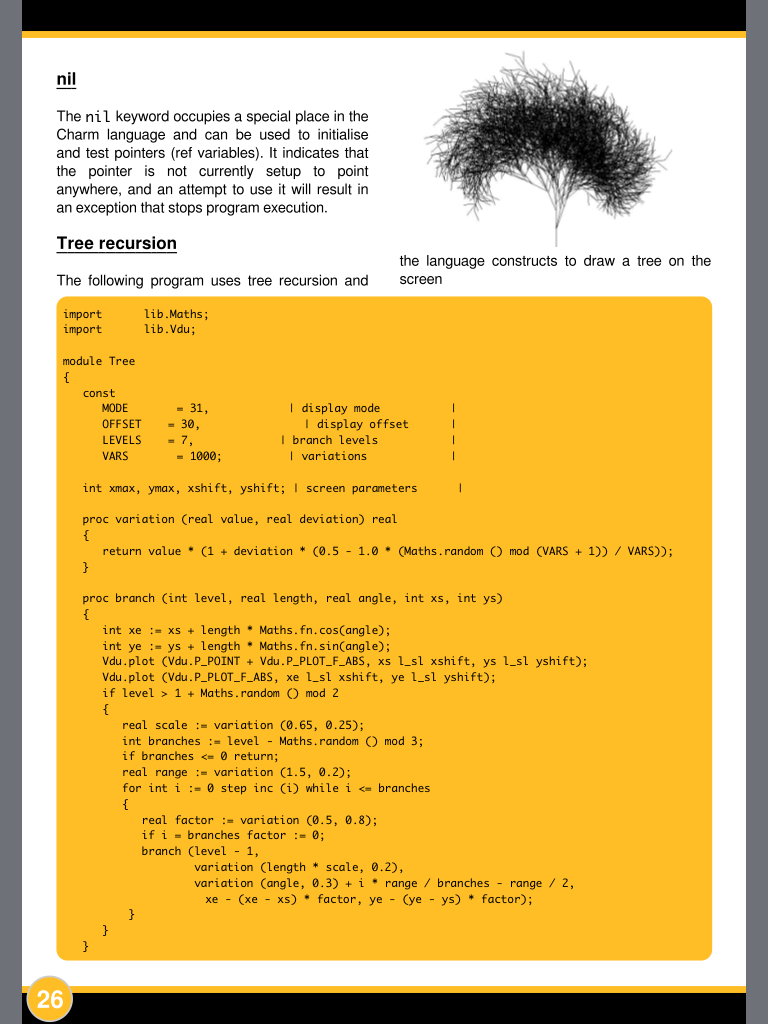
#> input picture tree-gen/photo_1.PNG, 768 x 1024 px
$ python imedge.py ../../tree-gen/photo_1.PNG   (older library calls are emulated)
#> lines starting #> are read from the running program, lines starting #| are printed output that depends on the picture
#!/usr/bin/env python
# Compute edge score from given image

import argparse
from os.path import exists, basename
from matplotlib.image import imread
import cv2
import numpy as np


# Convert point-spread function to optical transfer function
def psf2otf(psf, outSize=None):
    # Prepare psf for conversion
    data = prepare_psf(psf, outSize)

    # Compute the OTF
    otf = np.fft.fftn(data)

    return np.complex64(otf)


def prepare_psf(psf, outSize=None, dtype=None):
    if not dtype:
        dtype = np.float32

    psf = np.float32(psf)

    # Determine PSF / OTF shapes
    psfSize = np.int32(psf.shape)
    if not outSize:
        outSize = psfSize
    outSize = np.int32(outSize)

    # Pad the PSF to outSize
    new_psf = np.zeros(outSize, dtype=dtype)
    new_psf[:psfSize[0], :psfSize[1]] = psf[:, :]
    psf = new_psf

    # Circularly shift the OTF so that PSF center is at (0,0)
    shift = -(psfSize / 2)
    psf = circshift(psf, shift)

    return psf


# Circularly shift array
def circshift(A, shift):
    # print(type(shift.size), shift.size)
    for i in range(shift.size):
        # [4 lines of commented-out code are left out]
        A = np.roll(A, np.round(shift[i]).astype(np.int32), axis=i)
    return A


def l0_smoothing(image_r, kappa=2.0, _lambda=2e-2):
    # Read image I
#> called with image_r = '../../tree-gen/photo_1.PNG', kappa = 2, _lambda = 0.01
    image = cv2.imread(image_r)
#> image is the input picture: shape (1024, 768, 3); mean B, G, R 102, 186, 221.8
    # Validate image format
    N, M, D = np.int32(image.shape)
#> N = 1024; M = 768; D = 3
    assert D == 3, "Error: input must be 3-channel RGB image"
    print("Processing %d x %d RGB image" % (M, N))
#| Processing 768 x 1024 RGB image

    # Initialize S as I
    S = np.float32(image) / 256

    # Compute image OTF
    size_2D = [N, M]
#> size_2D = [1024, 768]
    fx = np.int32([[1, -1]])
    fy = np.int32([[1], [-1]])
    otfFx = psf2otf(fx, size_2D)
    otfFy = psf2otf(fy, size_2D)

    # Compute F(I)
    FI = np.complex64(np.zeros((N, M, D)))
    FI[:, :, 0] = np.fft.fft2(S[:, :, 0])
    FI[:, :, 1] = np.fft.fft2(S[:, :, 1])
    FI[:, :, 2] = np.fft.fft2(S[:, :, 2])

    # Compute MTF
    MTF = np.power(np.abs(otfFx), 2) + np.power(np.abs(otfFy), 2)
    MTF = np.tile(MTF[:, :, np.newaxis], (1, 1, D))

    # Initialize buffers
    h = np.float32(np.zeros((N, M, D)))
    v = np.float32(np.zeros((N, M, D)))
    dxhp = np.float32(np.zeros((N, M, D)))
    dyvp = np.float32(np.zeros((N, M, D)))
    FS = np.complex64(np.zeros((N, M, D)))

    # Iteration settings
    beta_max = 1e5;
    beta = 2 * _lambda
    iteration = 0

    # Iterate until desired convergence in similarity
    while beta < beta_max:
        # if verbose:
        print("ITERATION %i" % iteration)

        ### Step 1: estimate (h, v) subproblem

        # subproblem 1 start time
        # s_time = time.time()

        # compute dxSp
        h[:, 0:M - 1, :] = np.diff(S, 1, 1)
        h[:, M - 1:M, :] = S[:, 0:1, :] - S[:, M - 1:M, :]

        # compute dySp
        v[0:N - 1, :, :] = np.diff(S, 1, 0)
        v[N - 1:N, :, :] = S[0:1, :, :] - S[N - 1:N, :, :]

        # compute minimum energy E = dxSp^2 + dySp^2 <= _lambda/beta
        t = np.sum(np.power(h, 2) + np.power(v, 2), axis=2) < _lambda / beta
        t = np.tile(t[:, :, np.newaxis], (1, 1, 3))

        # compute piecewise solution for hp, vp
        h[t] = 0
        v[t] = 0

        # [13 lines of commented-out code are left out]
        dxhp[:, 0:1, :] = h[:, M - 1:M, :] - h[:, 0:1, :]
        dxhp[:, 1:M, :] = -(np.diff(h, 1, 1))
        dyvp[0:1, :, :] = v[N - 1:N, :, :] - v[0:1, :, :]
        dyvp[1:N, :, :] = -(np.diff(v, 1, 0))
        normin = dxhp + dyvp

        # fft_s = time.time()
        FS[:, :, 0] = np.fft.fft2(normin[:, :, 0])
        FS[:, :, 1] = np.fft.fft2(normin[:, :, 1])
        FS[:, :, 2] = np.fft.fft2(normin[:, :, 2])
        # fft_e = time.time()
        # step_2_fft += fft_e - fft_s

        # solve for S + 1 in Fourier domain
        denorm = 1 + beta * MTF;
        FS[:, :, :] = (FI + beta * FS) / denorm

        # inverse FFT to compute S + 1
        # fft_s = time.time()
        S[:, :, 0] = np.float32((np.fft.ifft2(FS[:, :, 0])).real)
        S[:, :, 1] = np.float32((np.fft.ifft2(FS[:, :, 1])).real)
        S[:, :, 2] = np.float32((np.fft.ifft2(FS[:, :, 2])).real)
        # [12 lines of commented-out code are left out]
        beta *= kappa
        iteration += 1
#> this loop made 23 passes
#> pass 1, in l0_smoothing, `t = np.sum(np.power(h, 2) + np.power(v, 2), axis=2) < _lambda / beta`:
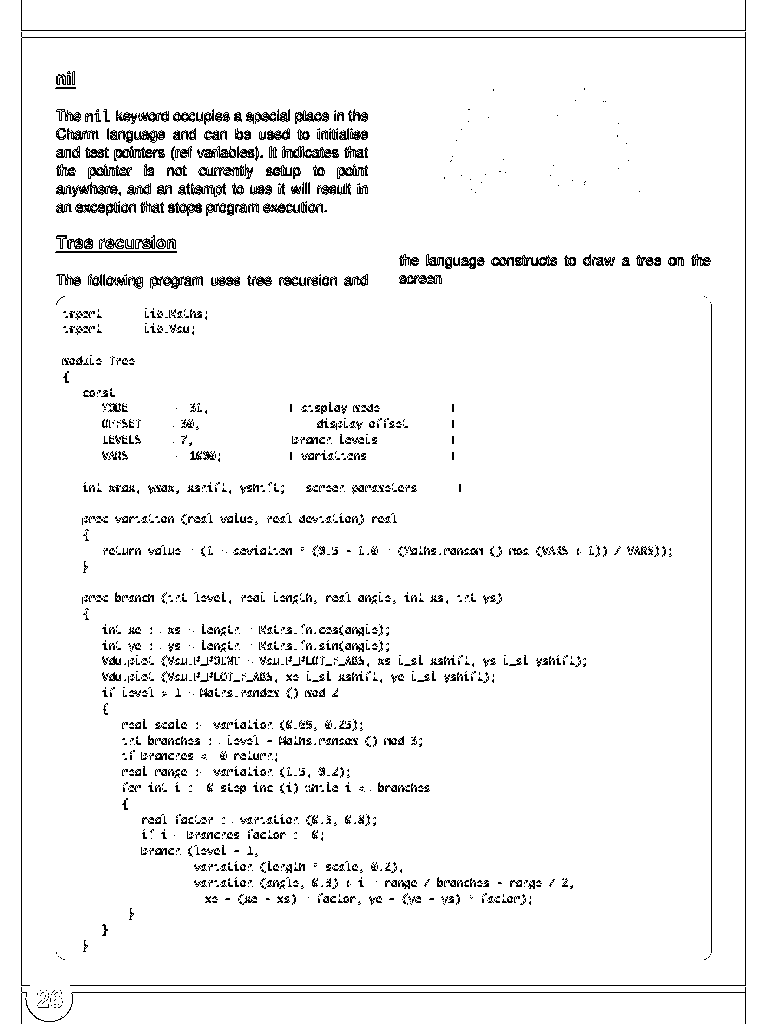
#> t: shape (1024, 768) bool; 95.3% white; black in thin lines or dots
#> after the loop:
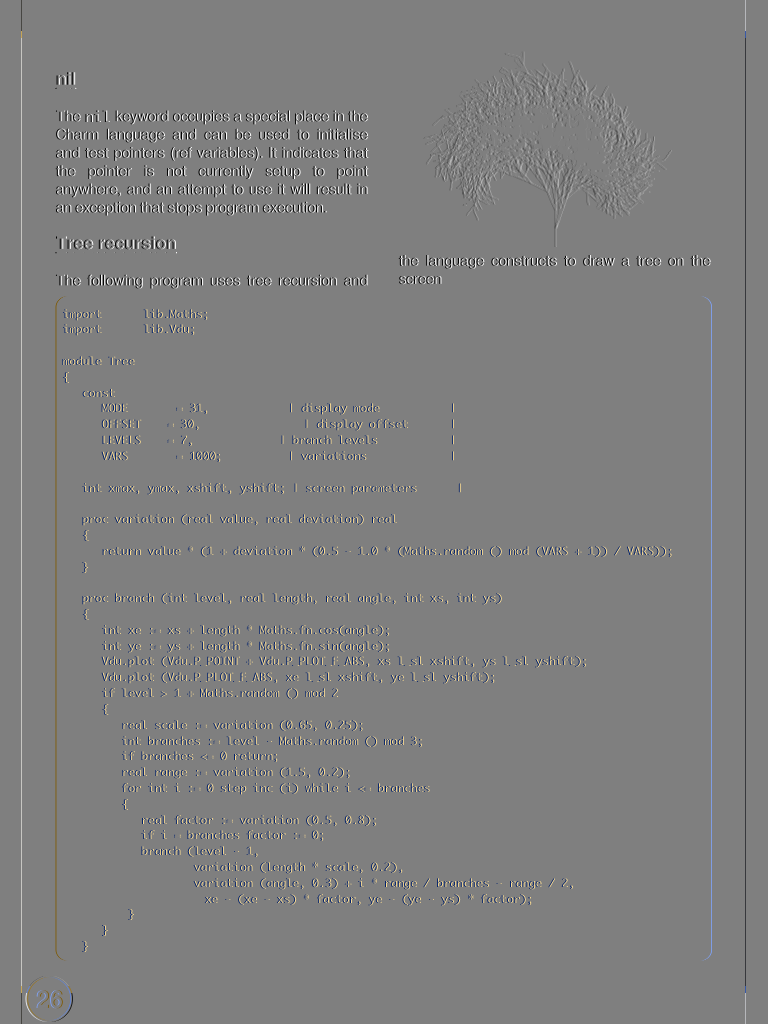
#> h: shape (1024, 768, 3) float32; mean B, G, R -3.68e-05, -1.25e-05, -1.05e-06; drawn with min black and max white
#> after the loop:
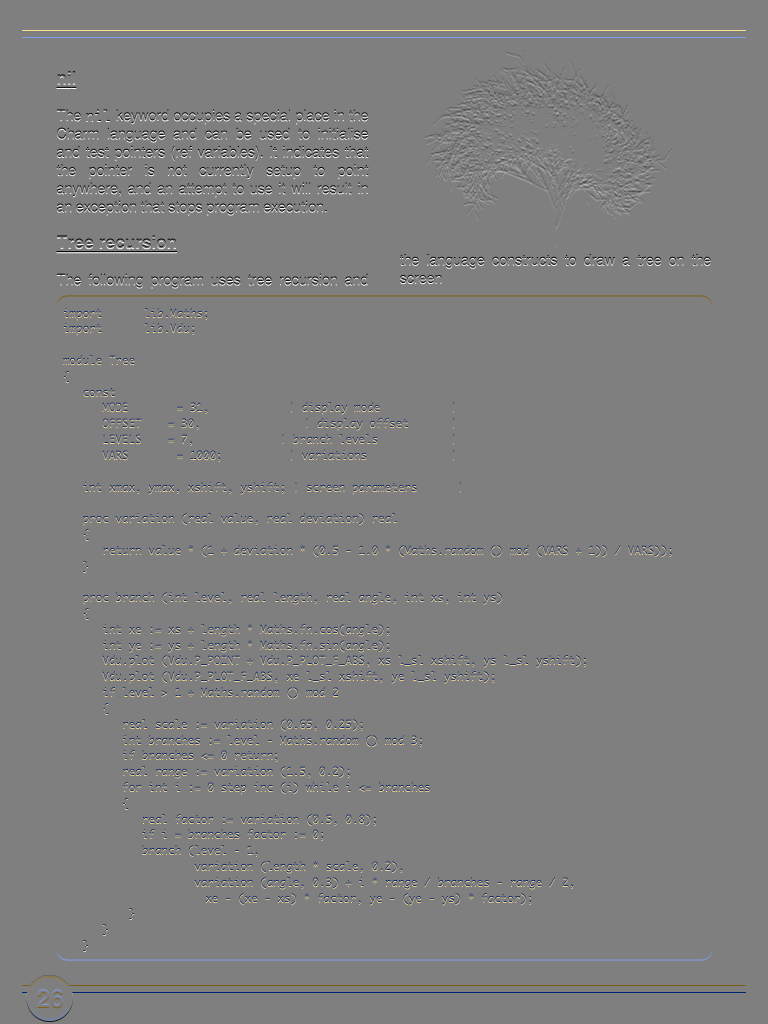
#> v: shape (1024, 768, 3) float32; mean B, G, R -1.23e-06, -4.69e-07, 1.38e-07; drawn with min black and max white
#> after the loop, beta = 167772.2; iteration = 23

    # Rescale image
    S = (S - np.min(S)) / np.ptp(S)
    S = S * 255.0

    return S


if __name__ == '__main__':
    parser = argparse.ArgumentParser()
    parser.add_argument("path", help="Path to image", type=str)
    args = parser.parse_args()
    image_path = args.path

    # img_path = join(dir_path, "images", "pano", "image{:04d}.png".format(readout_idx))
    if not exists(image_path):
        print(image_path, " could not be found")
        exit()

    # [8 lines of commented-out code are left out]
    s_image = l0_smoothing(image_path, 2.0, 0.01)
    print("1:", s_image.shape, type(s_image), s_image[0].dtype, np.min(s_image), np.max(s_image))
#| 1: (1024, 768, 3) <class 'numpy.ndarray'> float32 0.0 255.0

    cv2.imwrite(basename(image_path) + "_l0_smooth.jpg", s_image)

    # https://theailearner.com/tag/non-max-suppression/
    # https://towardsdatascience.com/canny-edge-detection-step-by-step-in-python-computer-vision-b49c3a2d8123
    s_image = cv2.cvtColor(s_image, cv2.COLOR_BGR2GRAY).astype(np.uint8)
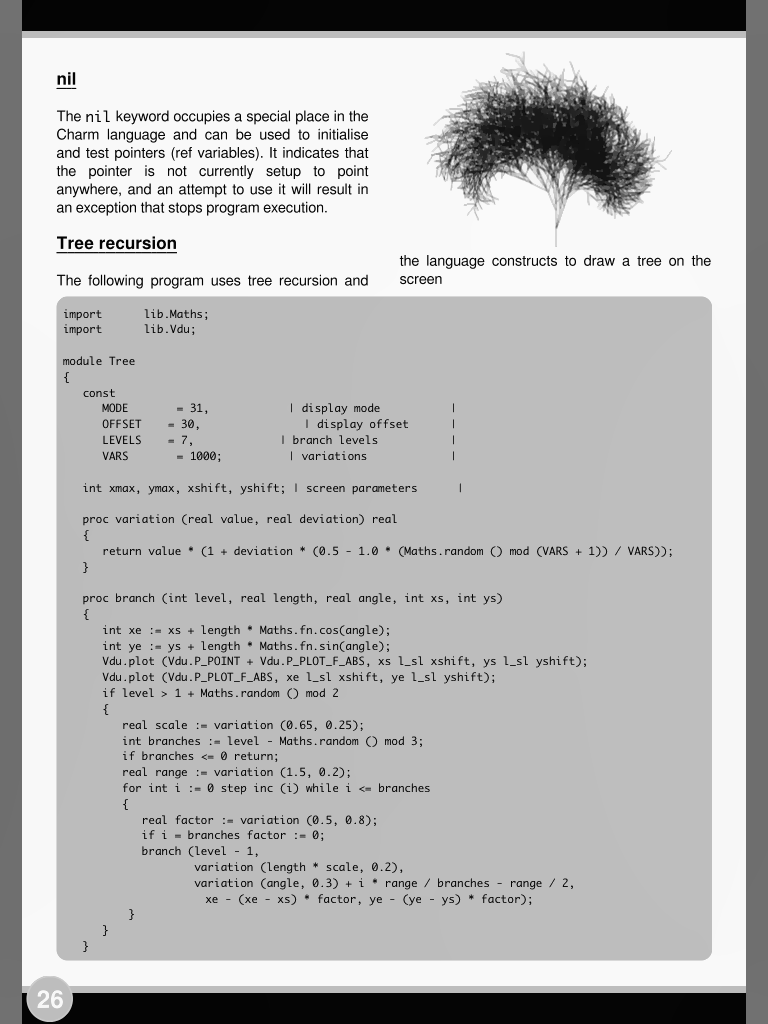
#> s_image: shape (1024, 768); min 0, max 253, mean 183.9
    # s_image = cv2.normalize(s_image, None, alpha=0, beta=1, norm_type=cv2.NORM_MINMAX, dtype=cv2.CV_8U)
    print("2:", s_image.shape, type(s_image), s_image[0].dtype, np.min(s_image), np.max(s_image))
#| 2: (1024, 768) <class 'numpy.ndarray'> uint8 0 253
    edges = cv2.Canny(s_image, 50, 200, L2gradient=True)
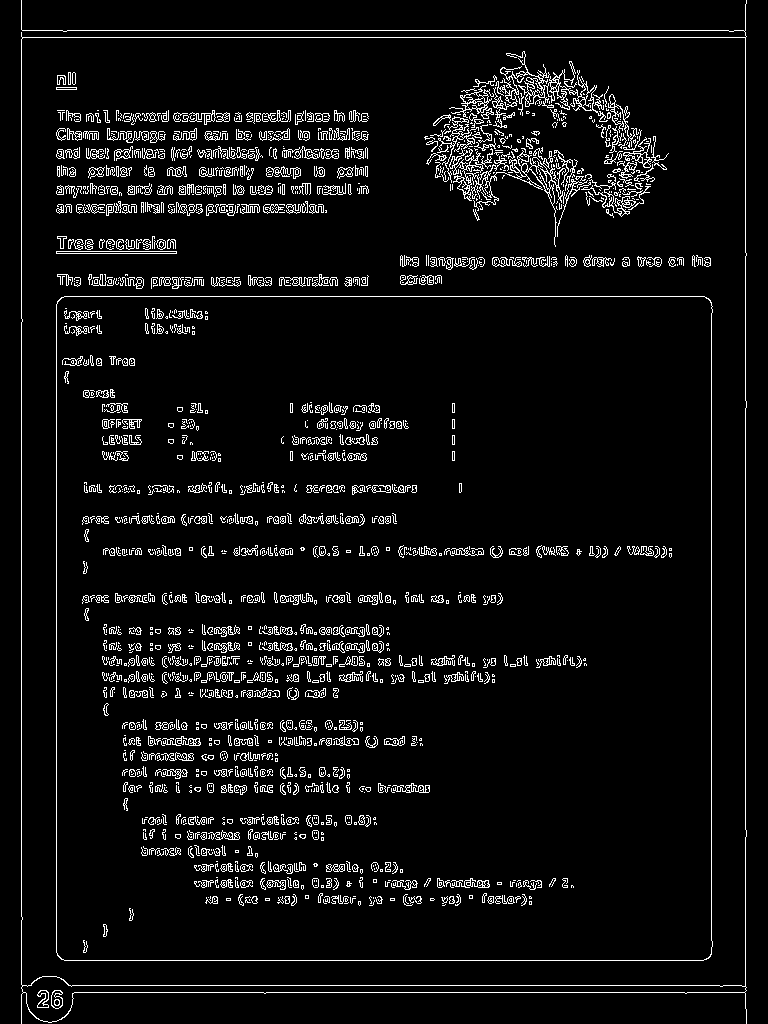
#> edges: shape (1024, 768); 5.9% white in thin lines or dots
    print("3:", edges.shape, type(edges), edges[0].dtype, np.min(edges), np.max(edges))
#| 3: (1024, 768) <class 'numpy.ndarray'> uint8 0 255
    cv2.imwrite(basename(image_path) + "_edges.jpg", edges)
